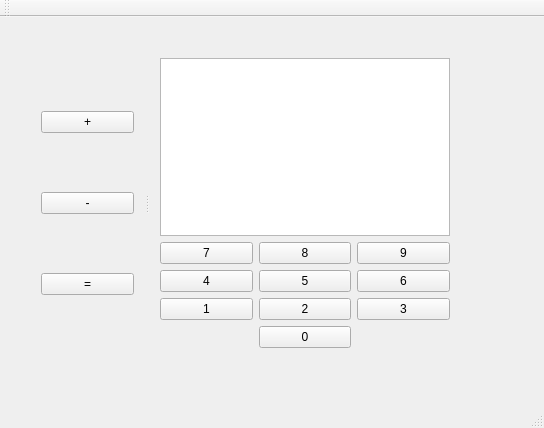
<?xml version="1.0" encoding="UTF-8"?>
<ui version="4.0">
 <class>CalculatorWindow</class>
 <widget class="QMainWindow" name="CalculatorWindow">
  <property name="geometry">
   <rect>
    <x>0</x>
    <y>0</y>
    <width>544</width>
    <height>428</height>
   </rect>
  </property>
  <property name="windowTitle">
   <string>CalculatorWindow</string>
  </property>
  <widget class="QWidget" name="centralWidget">
   <widget class="QSplitter" name="splitter">
    <property name="geometry">
     <rect>
      <x>30</x>
      <y>30</y>
      <width>431</width>
      <height>312</height>
     </rect>
    </property>
    <property name="orientation">
     <enum>Qt::Horizontal</enum>
    </property>
    <widget class="QWidget" name="">
     <layout class="QVBoxLayout" name="verticalLayout">
      <item>
       <widget class="QPushButton" name="plusButton">
        <property name="text">
         <string>+</string>
        </property>
       </widget>
      </item>
      <item>
       <widget class="QPushButton" name="minusButton">
        <property name="text">
         <string>-</string>
        </property>
       </widget>
      </item>
      <item>
       <widget class="QPushButton" name="equalButton">
        <property name="text">
         <string>=</string>
        </property>
       </widget>
      </item>
     </layout>
    </widget>
    <widget class="QWidget" name="">
     <layout class="QVBoxLayout" name="verticalLayout_2">
      <item>
       <widget class="QTextEdit" name="CalculatorTextBox"/>
      </item>
      <item>
       <layout class="QGridLayout" name="gridLayout">
        <item row="3" column="1">
         <widget class="QPushButton" name="zeroButton">
          <property name="text">
           <string>0</string>
          </property>
         </widget>
        </item>
        <item row="2" column="2">
         <widget class="QPushButton" name="threeButton">
          <property name="text">
           <string>3</string>
          </property>
         </widget>
        </item>
        <item row="2" column="1">
         <widget class="QPushButton" name="twoButton">
          <property name="text">
           <string>2</string>
          </property>
         </widget>
        </item>
        <item row="2" column="0">
         <widget class="QPushButton" name="oneButton">
          <property name="text">
           <string>1</string>
          </property>
         </widget>
        </item>
        <item row="0" column="0">
         <widget class="QPushButton" name="sevenButton">
          <property name="text">
           <string>7</string>
          </property>
         </widget>
        </item>
        <item row="0" column="2">
         <widget class="QPushButton" name="nineButton">
          <property name="text">
           <string>9</string>
          </property>
         </widget>
        </item>
        <item row="0" column="1">
         <widget class="QPushButton" name="eightButton">
          <property name="text">
           <string>8</string>
          </property>
         </widget>
        </item>
        <item row="1" column="0">
         <widget class="QPushButton" name="fourButton">
          <property name="text">
           <string>4</string>
          </property>
         </widget>
        </item>
        <item row="1" column="1">
         <widget class="QPushButton" name="fiveButton">
          <property name="text">
           <string>5</string>
          </property>
         </widget>
        </item>
        <item row="1" column="2">
         <widget class="QPushButton" name="sixButton">
          <property name="text">
           <string>6</string>
          </property>
         </widget>
        </item>
       </layout>
      </item>
     </layout>
    </widget>
   </widget>
  </widget>
  <widget class="QMenuBar" name="menuBar">
   <property name="geometry">
    <rect>
     <x>0</x>
     <y>0</y>
     <width>544</width>
     <height>21</height>
    </rect>
   </property>
  </widget>
  <widget class="QToolBar" name="mainToolBar">
   <attribute name="toolBarArea">
    <enum>TopToolBarArea</enum>
   </attribute>
   <attribute name="toolBarBreak">
    <bool>false</bool>
   </attribute>
  </widget>
  <widget class="QStatusBar" name="statusBar"/>
 </widget>
 <layoutdefault spacing="6" margin="11"/>
 <resources/>
 <connections/>
</ui>
